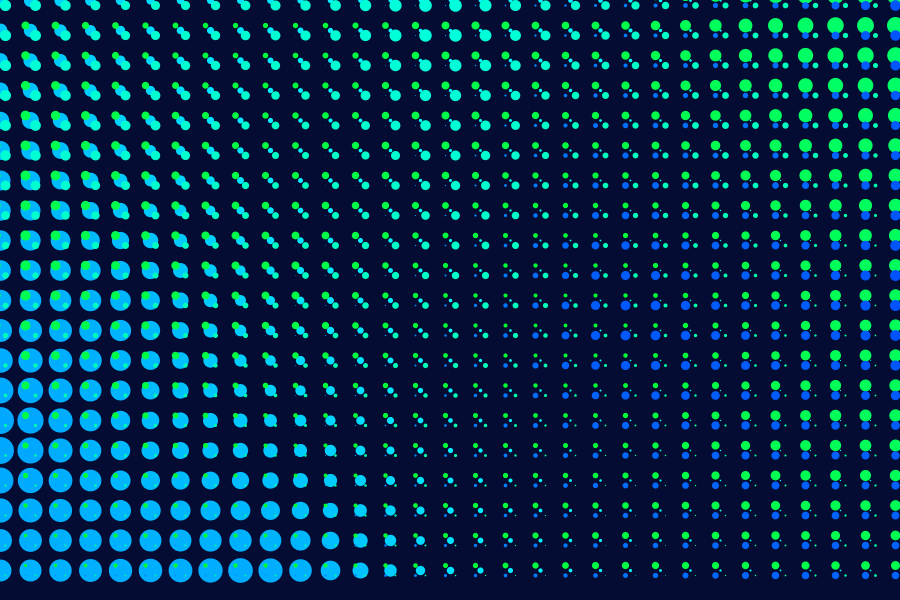
Frame 1 (no input)
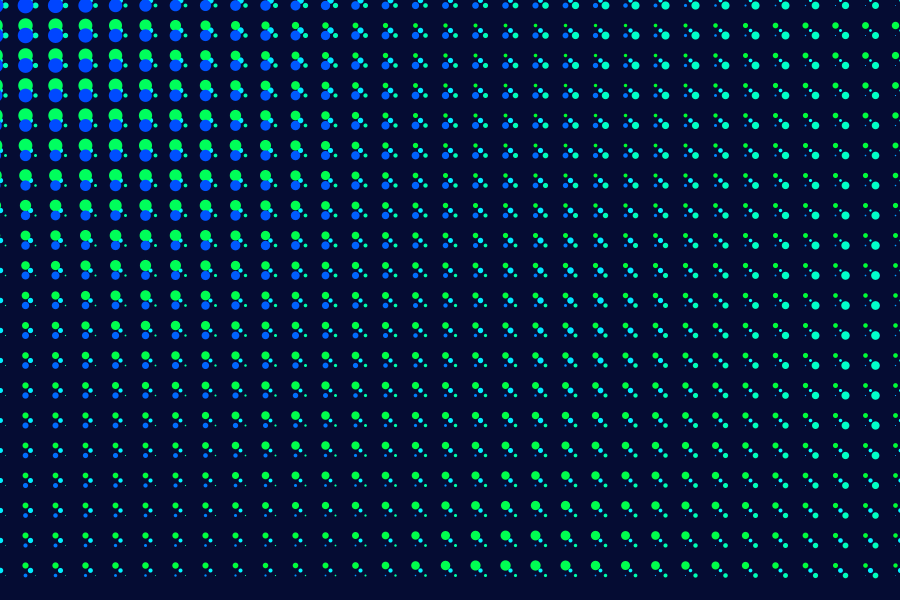
Frame 60 (the mouse pressed at the canvas centre just before this capture)
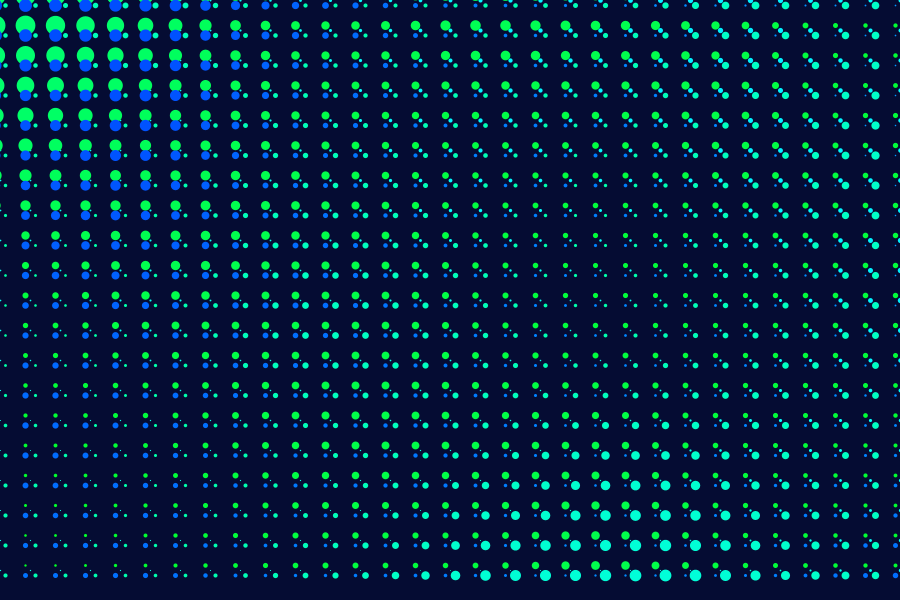
Frame 120 (the mouse held since frame 60 and released just before this capture)

The Processing sketch that drew these frames (run headless with seeded random() and noise(); from frame 60 on, the mouse is pressed at the canvas centre):

// Processing sketch: sketch_190829a
// ── sketch_190829a.pde
int xn = 30;
int yn = 20;
float pointscale = 100;
float resolution = 40;

float seed_1 = 0;
float seed_2 = 0;
float seed_3 = 0;
float seed_4 = 10;
float seed_5 = 100;
float seed_6 = 100;
float noiseval;

void setup() {
  size(900, 600);
  noFill();
  frameRate(30);
  //noLoop(); 
  colorMode(HSB, 360, 100, 100);
  //blendMode(ADD);
}
void draw() {
  background(230, 90, 20);
  stroke(0,0,30,50);
  seed_1 = 0;
  seed_2 = 0;
  for(int j = 0; j <= xn; j++){
    seed_1 = j;
     for(int i = 0; i < yn; i++){
       seed_2 = i;
       noiseval = noise(seed_1/resolution, seed_2/resolution, seed_3);
       stroke(150+70*pow(noiseval, 1),100,100);
       //strokeWeight(pointscale*mapWeight(pow(noiseval, 4)));
       strokeWeight(pointscale*pow(noiseval, 4));
       //y = amp*(noise(seed_1, seed_2) - 0.5) + height*0.5;
       point(width/xn*j, height/yn*i);
     }
  }
  
  for(int j = 0; j <= xn; j++){
    seed_1 = j+800;
     for(int i = 0; i < yn; i++){
       seed_2 = i+800;
       noiseval = noise(seed_1/resolution, seed_2/resolution, seed_3);
       stroke(130+70*pow(noiseval, 1),100,100);
       //strokeWeight(pointscale*mapWeight(pow(noiseval, 4)));
       strokeWeight(pointscale*pow(noiseval, 4));
       //y = amp*(noise(seed_1, seed_2) - 0.5) + height*0.5;
       point(width/xn*j+5, height/yn*i+5);
     }
  }
  for(int j = 0; j <= xn; j++){
    seed_1 = j+1600;
     for(int i = 0; i < yn; i++){
       seed_2 = i+1600;
       noiseval = noise(seed_1/resolution, seed_2/resolution, seed_3);
       stroke(100+70*pow(noiseval, 1),100,100);
       //strokeWeight(pointscale*mapWeight(pow(noiseval, 4)));
       strokeWeight(pointscale*pow(noiseval, 4));
       //y = amp*(noise(seed_1, seed_2) - 0.5) + height*0.5;
       point(width/xn*j-5, height/yn*i-5);
     }
  }
  
  for(int j = 0; j <= xn; j++){
    seed_1 = j+2400;
     for(int i = 0; i < yn; i++){
       seed_2 = i+2400;
       noiseval = noise(seed_1/resolution, seed_2/resolution, seed_3);
       stroke(180+70*pow(noiseval, 1),100,100);
       strokeWeight(pointscale*pow(noiseval, 4));
       //strokeWeight(pointscale*mapWeight(pow(noiseval, 4)));
       //y = amp*(noise(seed_1, seed_2) - 0.5) + height*0.5;
       point(width/xn*j-5, height/yn*i+5);
     }
  }
  
  seed_3 += 0.02;
  
  /*
  if(frameCount < 300){
    save(String.format("%06d", frameCount) + ".png");
  }
  */
  
  
}

float mapWeight(float x){
  if(x < 0.1){
    return 0.0;
  }else if(x < 0.2){
    return 0.1;
  }else if(x < 0.3){
    return 0.2;
  }else if(x < 0.4){
    return 0.3;
  }else if(x < 0.5){
    return 0.4;
  }else if(x < 0.6){
    return 0.5;
  }else if(x < 0.7){
    return 0.6;
  }else if(x < 0.8){
    return 0.7;
  }else if(x < 0.9){
    return 0.8;
  }else{
    return 0.9;
  }
}
void keyPressed(){
  save("work.png");
}
